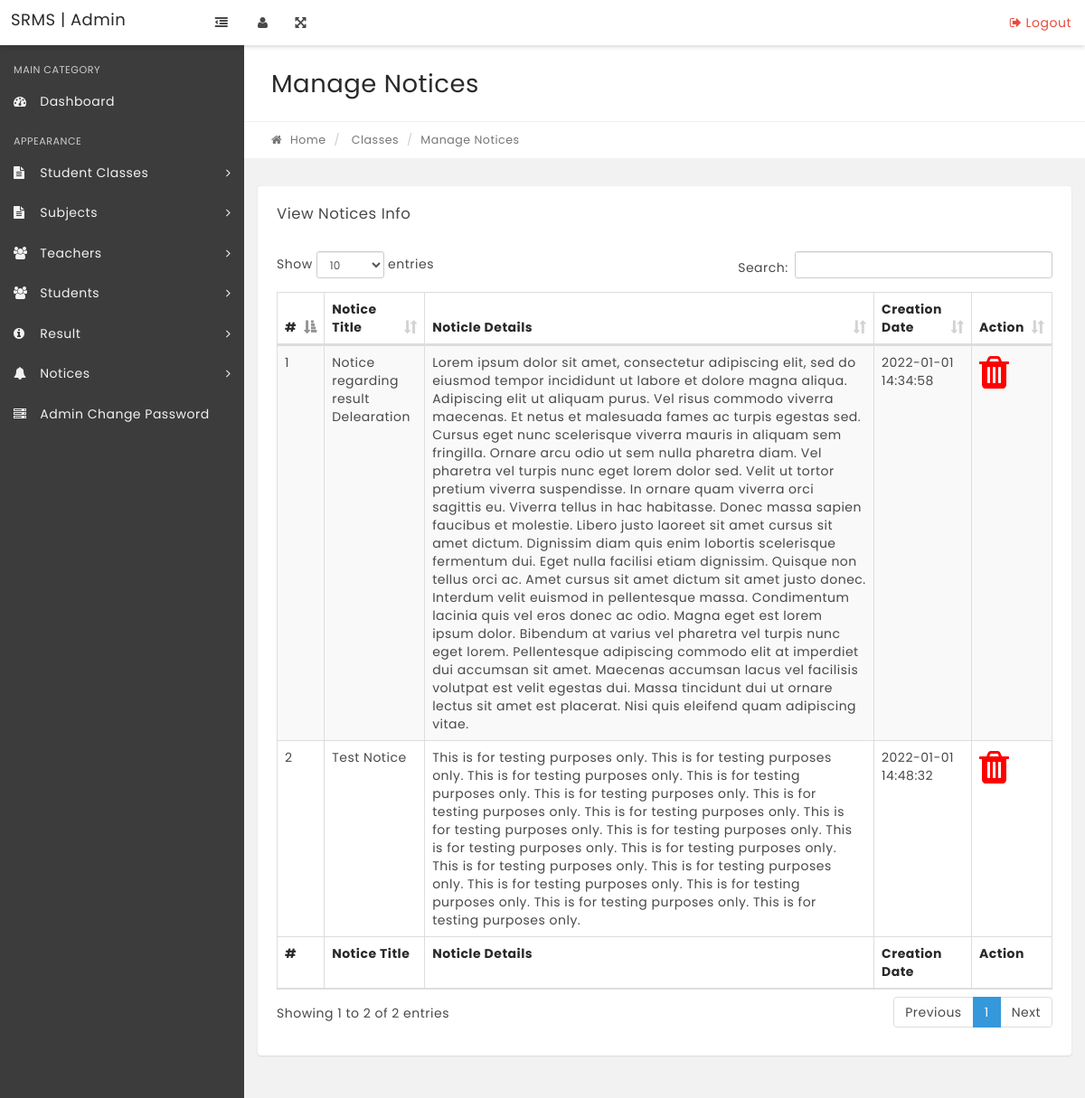
Page /manage-notices.php on the committed database.
### tables this page shows
CREATE TABLE `tblnotice` (
  `id` int(11) NOT NULL,
  `noticeTitle` varchar(255) DEFAULT NULL,
  `noticeDetails` mediumtext DEFAULT NULL,
  `postingDate` timestamp NULL DEFAULT current_timestamp()
);

### manage-notices.php (the view, shortened to what this page needs)
<?php
include('includes/config.php');
if(strlen($_SESSION['alogin'])==""){
header("Location: index.php");
}else{
?>
<!DOCTYPE html>
<html lang="en">
    <head>
        <link rel="stylesheet" href="css/bootstrap.min.css" media="screen" >
        <link rel="stylesheet" href="css/font-awesome.min.css" media="screen" >
        <link rel="stylesheet" href="css/animate-css/animate.min.css" media="screen" >
        <link rel="stylesheet" href="css/lobipanel/lobipanel.min.css" media="screen" >
        <link rel="stylesheet" href="css/prism/prism.css" media="screen" >
        <link rel="stylesheet" type="text/css" href="js/DataTables/datatables.min.css"/>
        <link rel="stylesheet" href="css/main.css" media="screen" >
    </head>
    <body class="top-navbar-fixed">
        <div class="main-wrapper">
   <?php include('includes/topbar.php');?>
            <div class="content-wrapper">
                <div class="content-container">
<?php include('includes/leftbar.php');?>
                    <div class="main-page">
                        <div class="container-fluid">
                            <div class="row page-title-div">
                                <div class="col-md-6">
                                    <h2 class="title">Manage Notices</h2>
                                </div>
                            </div>
                            <div class="row breadcrumb-div">
                                <div class="col-md-6">
                                    <ul class="breadcrumb">
            							<li><a href="dashboard.php"><i class="fa fa-home"></i> Home</a></li>
                                        <li> Classes</li>
            							<li class="active">Manage Notices</li>
            						</ul>
                                </div>
                            </div>
                        </div>
                        <section class="section">
                            <div class="container-fluid">
                                <div class="row">
                                    <div class="col-md-12">
                                        <div class="panel">
                                            <div class="panel-heading">
                                                <div class="panel-title">
                                                    <h5>View Notices Info</h5>
                                                </div>
                                            </div>
                                            <div class="panel-body p-20">
                                                <table id="example" class="display table table-striped table-bordered" cellspacing="0" width="100%">
                                                    <thead>
                                                        <tr>
                                                            <th>#</th>
                                                            <th>Notice Title</th>
                                                            <th>Noticle Details</th>
                                                            <th>Creation Date</th>
                                                            <th>Action</th>
                                                        </tr>
                                                    </thead>
                                                    <tfoot>
                                                        <tr>
                                                          <th>#</th>
                                                            <th>Notice Title</th>
                                                            <th>Noticle Details</th>
                                                            <th>Creation Date</th>
                                                            <th>Action</th>
                                                        </tr>
                                                    </tfoot>
                                                    <tbody>
<?php $sql = "SELECT * from tblnotice";
$query = $dbh->prepare($sql);
$query->execute();
$results=$query->fetchAll(PDO::FETCH_OBJ);
$cnt=1;
if($query->rowCount() > 0)
{
foreach($results as $result)
{   ?>
<tr>
 <td><?php echo htmlentities($cnt);?></td>
                                                            <td><?php echo htmlentities($result->noticeTitle);?></td>
                                                            <td><?php echo htmlentities($result->noticeDetails);?></td>
                                                            <td><?php echo htmlentities($result->postingDate);?></td>
<td>
<a href="manage-notices.php?id=<?php echo htmlentities($result->id);?>" onclick="return confirm('Do you really want to delete the notice?');">
    <i class="fa fa-trash fa-3x" title="Delete this Record" style="color:red;"></i> </a>
</td>
</tr>
<?php $cnt=$cnt+1;}} ?>
                                                    </tbody>
                                                </table>
                                            </div>
                                        </div>
                                    </div>
                                                </div>
                                            </div>
                                        </div>
                                    </div>
                                </div>
                            </div>
    </body>
</html>
<?php } ?>

### rows in the picture
tblnotice: noticeTitle "Notice regarding result Delearation", noticeDetails "Lorem ipsum dolor sit amet, consectetur adipiscing elit, sed do eiusmod tempor incididunt ut labore et dolore magna aliqua. Adipiscing elit ut aliquam purus. Vel risus commodo viverra maecenas. Et netus et malesuada fames ac turpis egestas sed. Cursus eget nunc scelerisque viverra mauris in aliquam sem fringilla. Ornare arcu odio ut sem nulla pharetra diam. Vel pharetra vel turpis nunc eget lorem dolor sed. Velit ut tortor pretium viverra suspendisse. In ornare quam viverra orci sagittis eu. Viverra tellus in hac habitasse. Donec massa sapien faucibus et molestie. Libero justo laoreet sit amet cursus sit amet dictum. Dignissim diam quis enim lobortis scelerisque fermentum dui. Eget nulla…", postingDate "2022-01-01 14:34:58"
tblnotice: noticeTitle "Test Notice", noticeDetails "This is for testing purposes only. This is for testing purposes only. This is for testing purposes only. This is for testing purposes only. This is for testing purposes only. This is for testing purposes only. This is for testing purposes only. This is for testing purposes only. This is for testing purposes only. This is for testing purposes only. This is for testing purposes only. This is for testing purposes only. This is for testing purposes only. This is for testing purposes only. This is for testing purposes only. This is for testing purposes only. This is for testing purposes only.", postingDate "2022-01-01 14:48:32"
